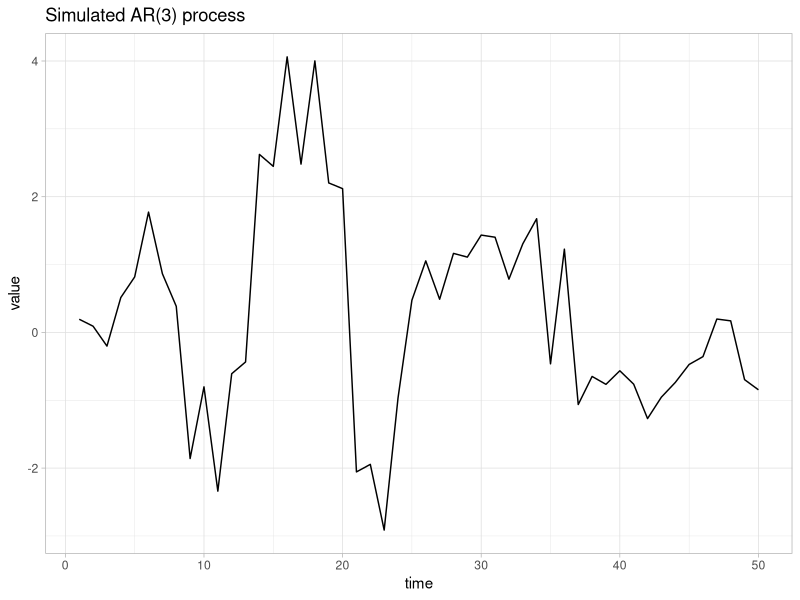
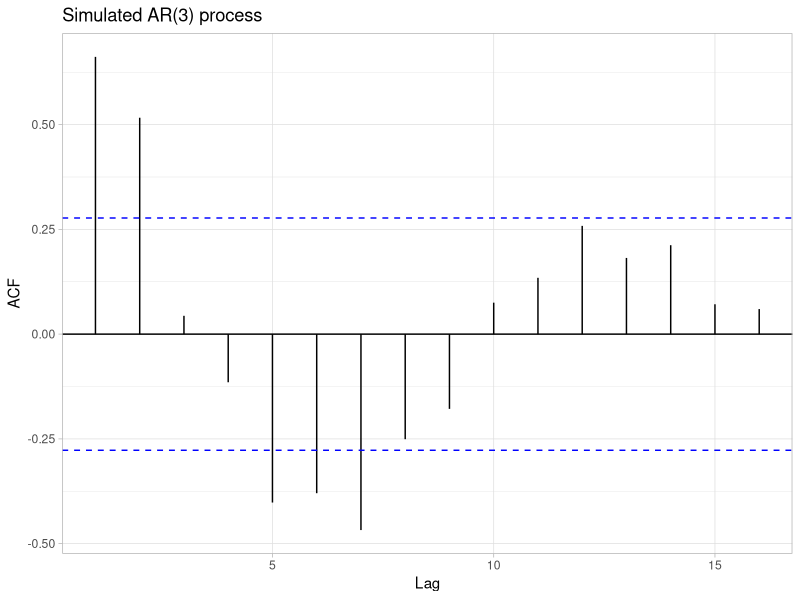
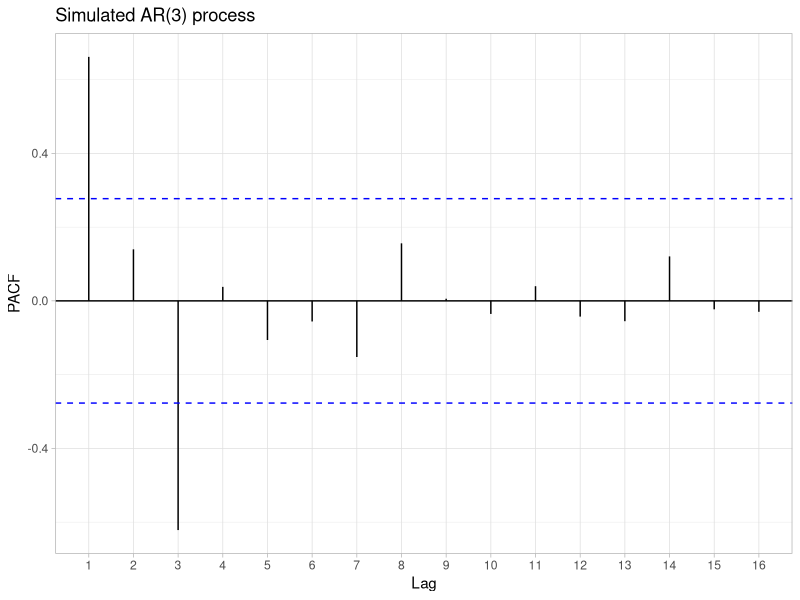
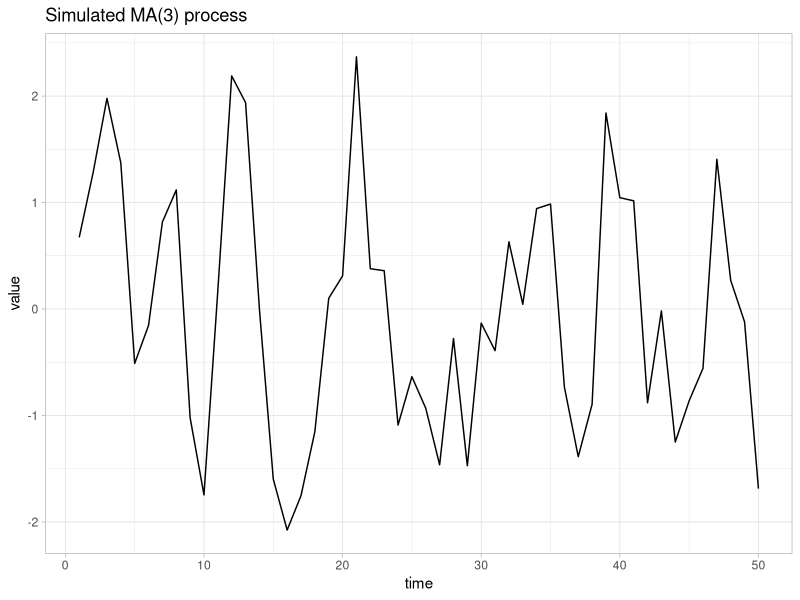
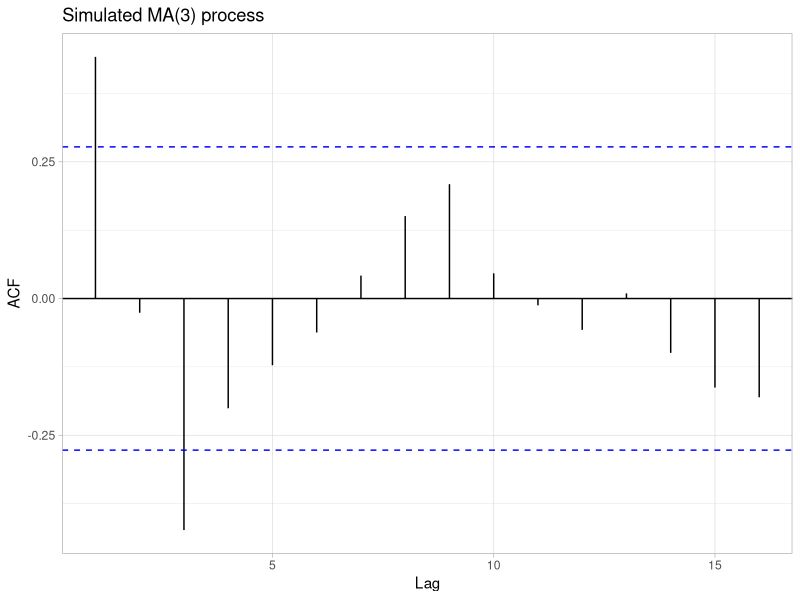
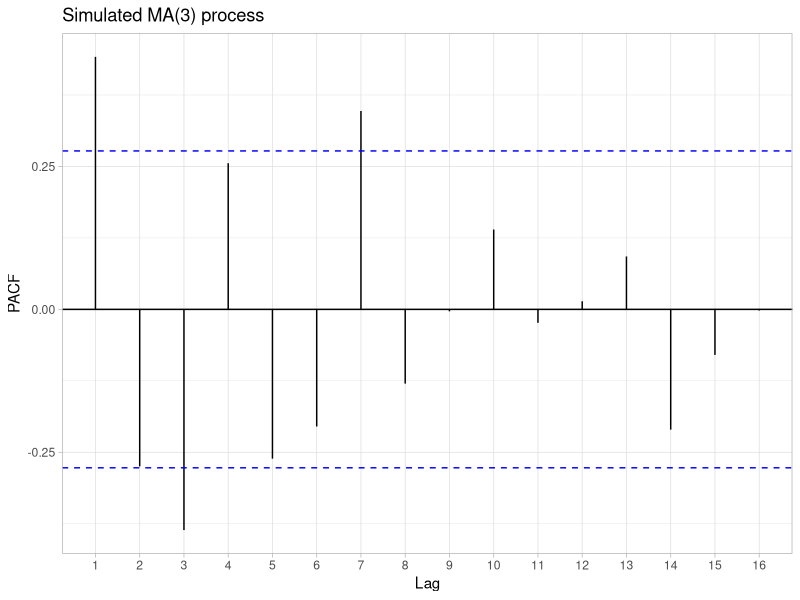
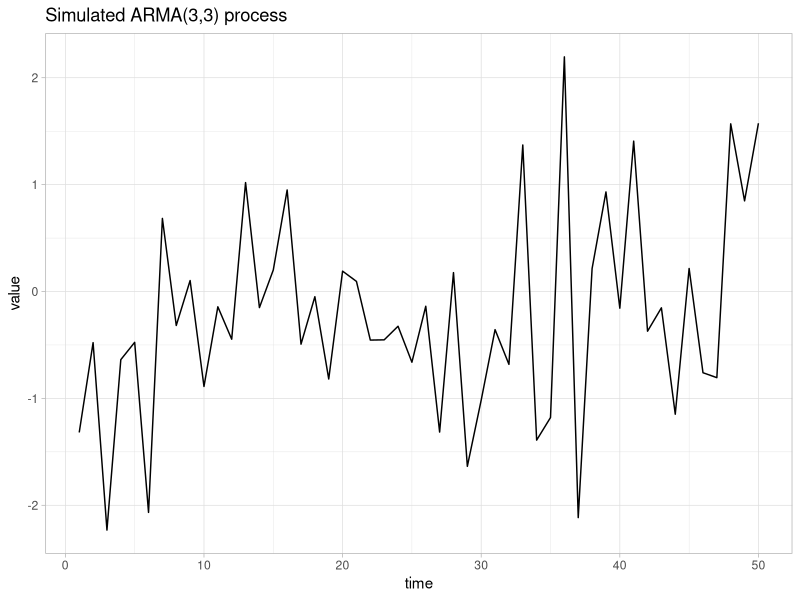
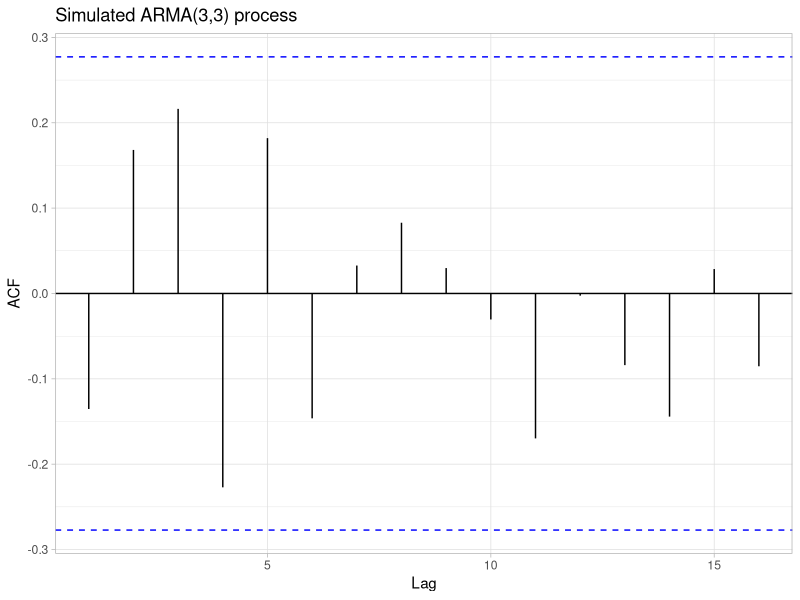

Write R code to recreate these figures, in order.
## ---- chunk 1
knitr::opts_chunk$set(cache=TRUE,
                      message=FALSE, warning=FALSE,
                      fig.path='figs/',
                      cache.path = '_cache/')
library(ggplot2)
library(dplyr)
library(forecast)
## ---- chunk 2
set.seed('124')
ar_sim <- arima.sim(n = 50, list(ar = c(0.6, 0.7, -0.6)))
plot_data <- data.frame(value = ar_sim, time = seq(1, length(ar_sim)))
ar_plot <- plot_data %>% ggplot(aes(time, value)) +
  geom_line() +
  ggtitle('Simulated AR(3) process') +
  theme_light()
ar_plot
## ---- chunk 3
ar_acf_plot <- plot_data %>% 
  select(value) %>%
  ggAcf() +
  ggtitle('Simulated AR(3) process') +
  theme_light()
ar_acf_plot
## ---- chunk 4
ar_pacf_plot <- plot_data %>% 
  select(value) %>%
  ggPacf() +
  ggtitle('Simulated AR(3) process') +
  theme_light()
ar_pacf_plot
## ---- chunk 5
set.seed('124')
ma_sim <- arima.sim(n = 50, list(ma = c(0.5, 0.3, -0.6)))
plot_data_ma <- data.frame(value = ma_sim, time = seq(1, length(ma_sim)))
ma_plot <- plot_data_ma %>% ggplot(aes(time, value)) +
  geom_line() +
  ggtitle('Simulated MA(3) process') +
  theme_light()
ma_plot
## ---- chunk 6
ma_acf_plot <- plot_data_ma %>% 
  select(value) %>%
  ggAcf() +
  ggtitle('Simulated MA(3) process') +
  theme_light()
ma_acf_plot
## ---- chunk 7
ma_pacf_plot <- plot_data_ma %>% 
  select(value) %>%
  ggPacf() +
  ggtitle('Simulated MA(3) process') +
  theme_light()
ma_pacf_plot
## ---- chunk 8
set.seed('124')
arma_sim <- arima.sim(n = 50, list(ar = c(-0.4, 0.5, 0.3), ma = c(0.4, -0.3, 0.5)))
plot_data_arma <- data.frame(value = arma_sim, time = seq(1, length(arma_sim)))
arma_plot <- plot_data_arma %>% ggplot(aes(time, value)) +
  geom_line() +
  ggtitle('Simulated ARMA(3,3) process') +
  theme_light()
arma_plot
## ---- chunk 9
arma_acf_plot <- plot_data_arma %>% 
  select(value) %>%
  ggAcf() +
  ggtitle('Simulated ARMA(3,3) process') +
  theme_light()
arma_acf_plot
## ---- chunk 10
arma_pacf_plot <- plot_data_arma %>% 
  select(value) %>%
  ggPacf() +
  ggtitle('Simulated ARMA(3,3) process') +
  theme_light()
arma_pacf_plot
